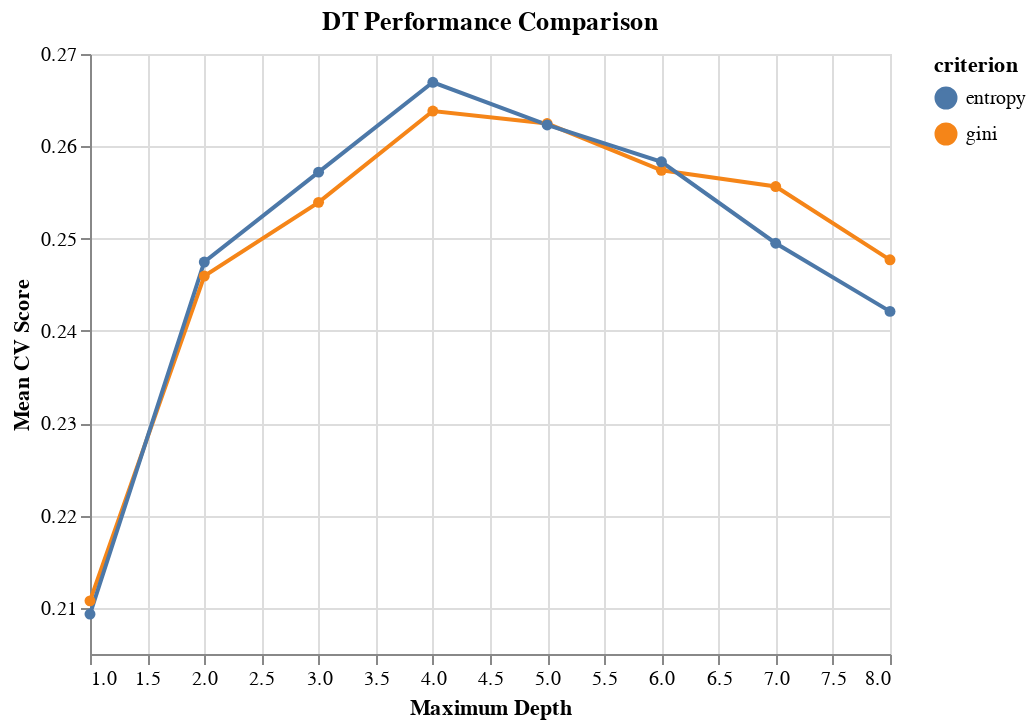

Notebook code cell kept with this figure:
### Code cell
alt.Chart(results_DT,
 title='DT Performance Comparison'
 ).mark_line(point=True).encode(
 alt.X('max_depth', title='Maximum Depth'),
 alt.Y('test_score', title='Mean CV Score', aggregate='average', scale=alt.Scale(zero=False
)),
 color='criterion'
)

### Figure 1 — Vega-Lite specification as saved in the notebook (floating-point values rounded to 4 significant figures)
{"config": {"view": {"continuousWidth": 400, "continuousHeight": 300}}, "data": {"name": "data-9c85fb95632d4e150580e9ca5e4c1d62"}, "mark": {"type": "line", "point": true}, "encoding": {"color": {"field": "criterion", "type": "nominal"}, "x": {"field": "max_depth", "title": "Maximum Depth", "type": "quantitative"}, "y": {"aggregate": "average", "field": "test_score", "scale": {"zero": false}, "title": "Mean CV Score", "type": "quantitative"}}, "title": "DT Performance Comparison", "$schema": "https://vega.github.io/schema/vega-lite/v4.17.0.json", "datasets": {"data-9c85fb95632d4e150580e9ca5e4c1d62": [{"criterion": "gini", "max_depth": 1, "min_samples_split": 2, "test_score": 0.2108}, {"criterion": "gini", "max_depth": 1, "min_samples_split": 3, "test_score": 0.2108}, {"criterion": "gini", "max_depth": 2, "min_samples_split": 2, "test_score": 0.2459}, {"criterion": "gini", "max_depth": 2, "min_samples_split": 3, "test_score": 0.2459}, {"criterion": "gini", "max_depth": 3, "min_samples_split": 2, "test_score": 0.2539}, {"criterion": "gini", "max_depth": 3, "min_samples_split": 3, "test_score": 0.2539}, {"criterion": "gini", "max_depth": 4, "min_samples_split": 2, "test_score": 0.2638}, {"criterion": "gini", "max_depth": 4, "min_samples_split": 3, "test_score": 0.2638}, {"criterion": "gini", "max_depth": 5, "min_samples_split": 2, "test_score": 0.2625}, {"criterion": "gini", "max_depth": 5, "min_samples_split": 3, "test_score": 0.2625}, {"criterion": "gini", "max_depth": 6, "min_samples_split": 2, "test_score": 0.2574}, {"criterion": "gini", "max_depth": 6, "min_samples_split": 3, "test_score": 0.2574}, {"criterion": "gini", "max_depth": 7, "min_samples_split": 2, "test_score": 0.2558}, {"criterion": "gini", "max_depth": 7, "min_samples_split": 3, "test_score": 0.2554}, {"criterion": "gini", "max_depth": 8, "min_samples_split": 2, "test_score": 0.248}, {"criterion": "gini", "max_depth": 8, "min_samples_split": 3, "test_score": 0.2474}, {"criterion": "entropy", "max_depth": 1, "min_samples_split": 2, "test_score": 0.2093}, {"criterion": "entropy", "max_depth": 1, "min_samples_split": 3, "test_score": 0.2093}, {"criterion": "entropy", "max_depth": 2, "min_samples_split": 2, "test_score": 0.2475}, {"criterion": "entropy", "max_depth": 2, "min_samples_split": 3, "test_score": 0.2475}, {"criterion": "entropy", "max_depth": 3, "min_samples_split": 2, "test_score": 0.2572}, {"criterion": "entropy", "max_depth": 3, "min_samples_split": 3, "test_score": 0.2572}, {"criterion": "entropy", "max_depth": 4, "min_samples_split": 2, "test_score": 0.2669}, {"criterion": "entropy", "max_depth": 4, "min_samples_split": 3, "test_score": 0.2669}, {"criterion": "entropy", "max_depth": 5, "min_samples_split": 2, "test_score": 0.2623}, {"criterion": "entropy", "max_depth": 5, "min_samples_split": 3, "test_score": 0.2623}, {"criterion": "entropy", "max_depth": 6, "min_samples_split": 2, "test_score": 0.2583}, {"criterion": "entropy", "max_depth": 6, "min_samples_split": 3, "test_score": 0.2583}, {"criterion": "entropy", "max_depth": 7, "min_samples_split": 2, "test_score": 0.2497}, {"criterion": "entropy", "max_depth": 7, "min_samples_split": 3, "test_score": 0.2493}, {"criterion": "entropy", "max_depth": 8, "min_samples_split": 2, "test_score": 0.2422}, {"criterion": "entropy", "max_depth": 8, "min_samples_split": 3, "test_score": 0.242}]}}
